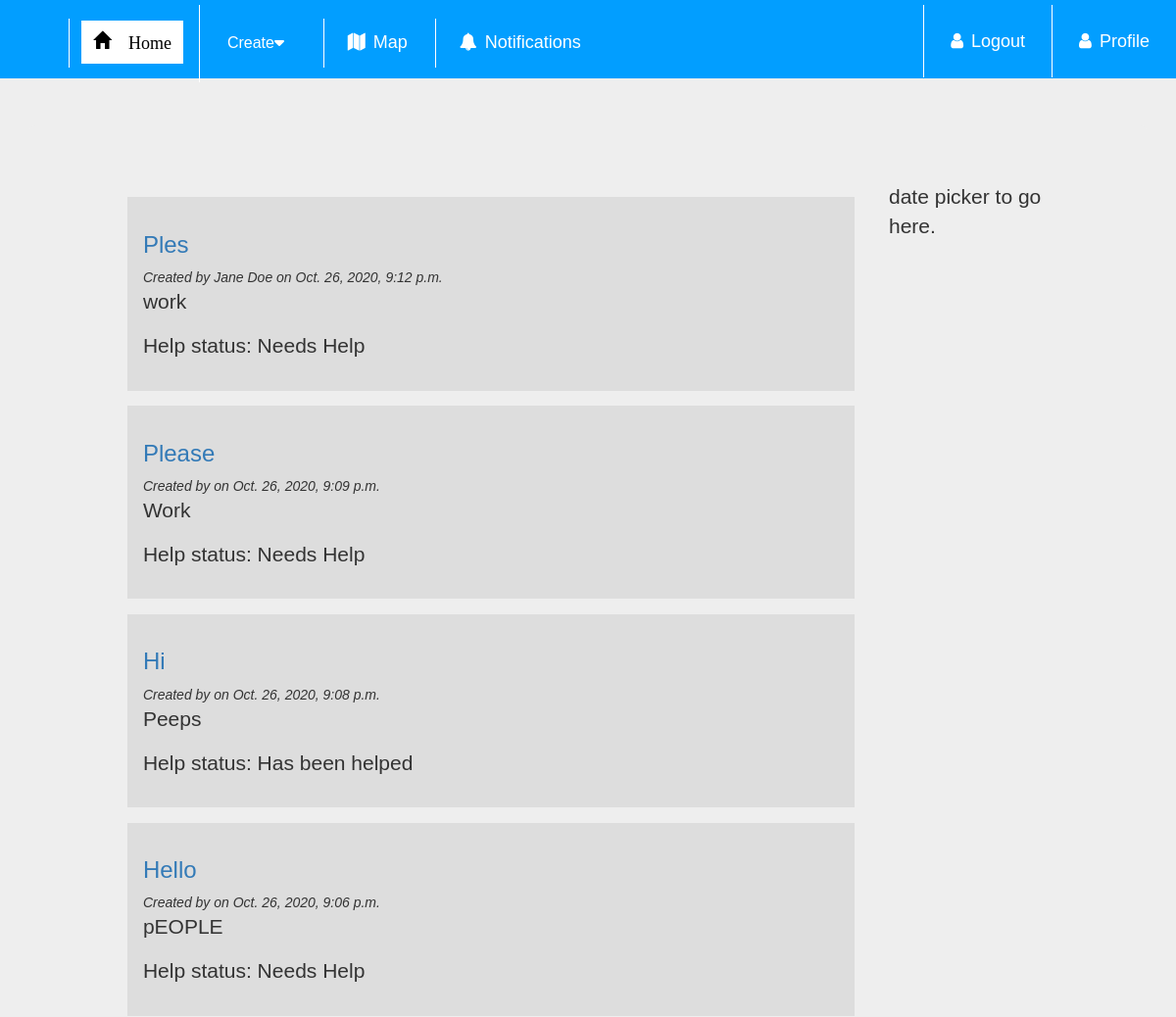
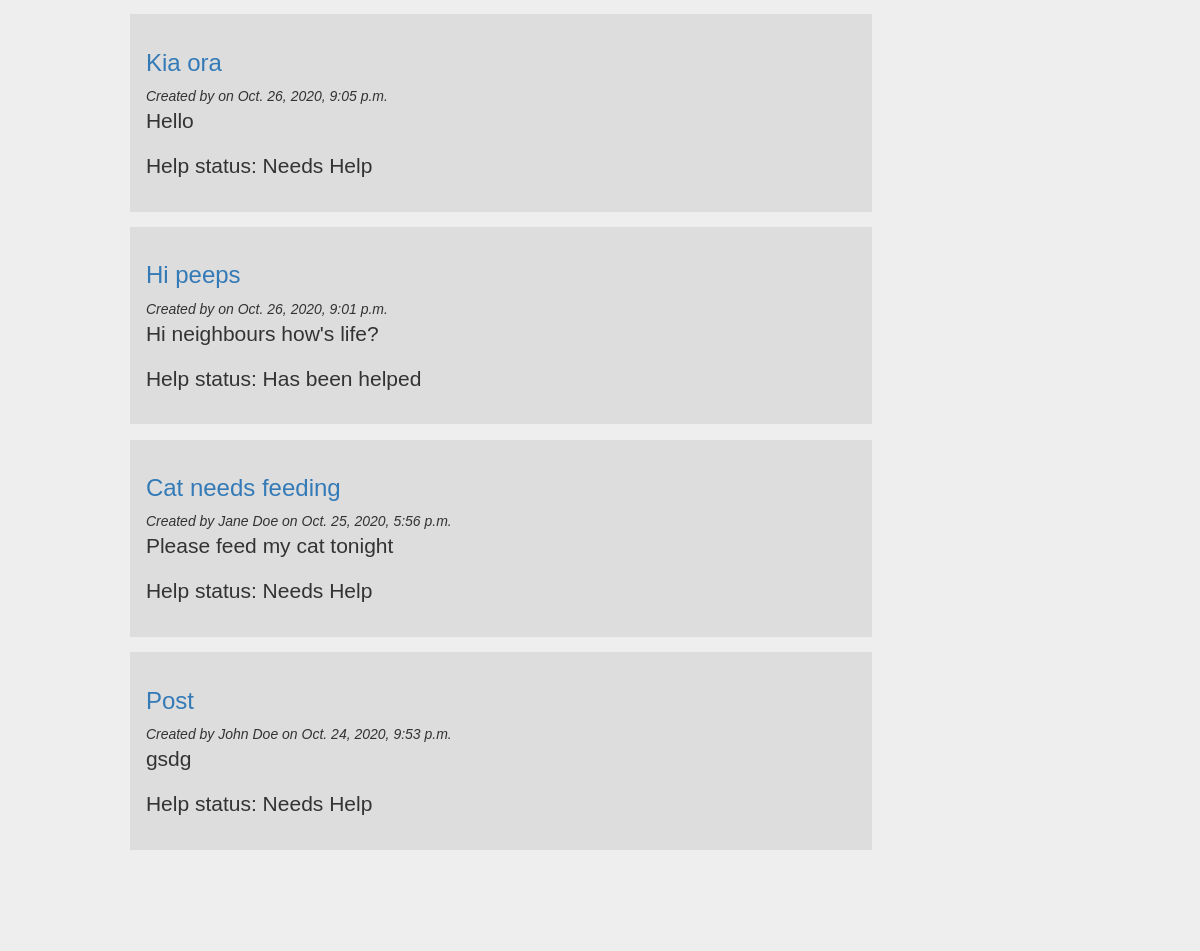
/home/, run on the app's committed database (2 pictures, top to bottom).
### hello/models.py (models this page shows, shortened)
class Post(models.Model):
    post_title = models.CharField("Post Title", max_length=255)
    description = models.TextField("Description")
    help_status = models.TextField(choices=HELP_STATUS_CHOICES)
    poster = models.ForeignKey(User, on_delete=models.PROTECT, null=True)
    created_date = models.DateTimeField("Created Date", default=datetime.datetime.now, blank=True)
    class Meta:
        ordering = ['created_date']

class User(AbstractUser):
    username = None
    email = models.EmailField(_('email address'), unique=True)
    USERNAME_FIELD = 'email'
    REQUIRED_FIELDS = []
    objects = CustomUserManager()
    profile_picture = models.ImageField(blank=True, null=True, upload_to="i/")
    first_name = models.CharField(max_length=255)
    last_name = models.CharField(max_length=255)
    address = models.CharField(max_length=2225, default="Mount Albert, Auckland, New Zealand")
    class Meta:
        ordering = ['email']
    def get_name(self):
        return "" + self.first_name + " " + self.last_name

### hello/views.py (the view)
# urls.py: path(r"home/", views.HomeView.as_view(), name="home"),
class HomeView(generic.ListView):
    template_name = 'posts.html'
    context_object_name = 'latest_post_list'
    def get_queryset(self):
        return Post.objects.order_by('-created_date')

### hello/templates/posts.html
{% extends "home.html" %}
{% load static %}
{% block content %}
<div class="body-block">
    <div class="block">
        <div class="block-column col-left">
            {% if latest_post_list %}
            {% for post in latest_post_list %}
                <div class="sub-block">
                    <h3><a href="/post/{{ post.id }}/">{{ post.post_title }}</a></h3>
                    <em>Created by {{ post.poster.get_name }} on {{ post.created_date }}</em>
                    <p>{{ post.description }}</p>
                    <p>Help status: {{ post.get_help_status_display }}</p>
                </div>
            {% endfor %}
            {% else %}
            <p>No posts are available.</p>
            {% endif %}
        </div>
        <div class="block-column col-right">
            <p> date picker to go here.</p>
        </div>
    </div>
</div>
{% endblock %}

### hello/templates/base.html (style rules this page uses)
body { margin:0; padding: 0; font-family: verdana, sans-serif; background-color: #FFFFFF; }
.body-block { box-sizing: border-box; }
.block:after { content: ""; display: table; clear: both; }
.block-column { float: left; padding: 10px; }
.col-left { width:80%; }
.col-right { width:20%; }
.sub-block { background-color:#dddddd; padding: 2%; margin: 2%; }

### data on the page
Post: post_title "Ples", poster.get_name "Jane Doe", created_date "Oct. 26, 2020, 9:12 p.m.", description "work", help_status "Needs Help"
Post: post_title "Please", created_date "Oct. 26, 2020, 9:09 p.m.", description "Work", help_status "Needs Help"
Post: post_title "Hi", created_date "Oct. 26, 2020, 9:08 p.m.", description "Peeps", help_status "Has been helped"
Post: post_title "Hello", created_date "Oct. 26, 2020, 9:06 p.m.", description "pEOPLE", help_status "Needs Help"
Post: post_title "Kia ora", created_date "Oct. 26, 2020, 9:05 p.m.", description "Hello", help_status "Needs Help"
Post: post_title "Hi peeps", created_date "Oct. 26, 2020, 9:01 p.m.", description "Hi neighbours how's life?", help_status "Has been helped"
Post: post_title "Cat needs feeding", poster.get_name "Jane Doe", created_date "Oct. 25, 2020, 5:56 p.m.", description "Please feed my cat tonight", help_status "Needs Help"
Post: post_title "Post", poster.get_name "John Doe", created_date "Oct. 24, 2020, 9:53 p.m.", description "gsdg", help_status "Needs Help"
